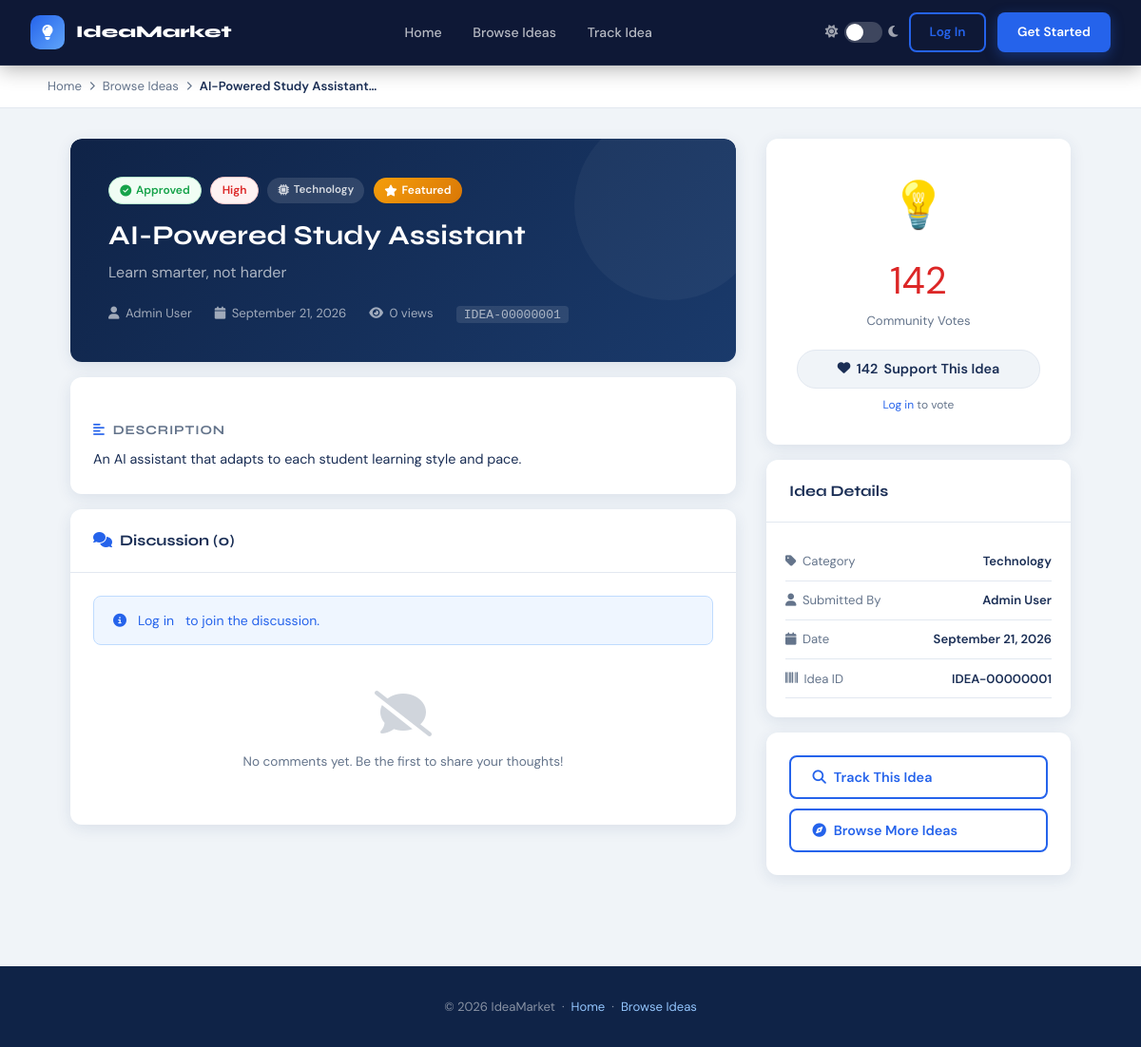
Screenshot of /idea.php?id=1 with the database file from the repository.
### tables this page shows
CREATE TABLE IF NOT EXISTS ideas (
    id             INT UNSIGNED AUTO_INCREMENT PRIMARY KEY,
    idea_id        VARCHAR(20) NOT NULL UNIQUE,
    user_id        INT UNSIGNED NOT NULL,
    category_id    SMALLINT UNSIGNED NOT NULL DEFAULT 8,
    title          VARCHAR(255) NOT NULL,
    tagline        VARCHAR(255) NULL,
    description    TEXT NOT NULL,
    problem        TEXT NULL,
    solution       TEXT NULL,
    target_market  TEXT NULL,
    funding_goal   DECIMAL(12,2) NULL,
    funding_raised DECIMAL(12,2) NOT NULL DEFAULT 0.00,
    status         ENUM('pending','review','approved','funded','closed') NOT NULL DEFAULT 'pending',
    priority       ENUM('high','medium','low') NOT NULL DEFAULT 'medium',
    assigned_to    INT UNSIGNED NULL,
    vote_count     INT UNSIGNED NOT NULL DEFAULT 0,
    view_count     INT UNSIGNED NOT NULL DEFAULT 0,
    is_featured    TINYINT(1) NOT NULL DEFAULT 0,
    tags           VARCHAR(500) NULL,
    created_at     DATETIME NOT NULL DEFAULT CURRENT_TIMESTAMP,
    updated_at     DATETIME NOT NULL DEFAULT CURRENT_TIMESTAMP ON UPDATE CURRENT_TIMESTAMP,
    FOREIGN KEY (user_id)     REFERENCES users(id) ON DELETE CASCADE,
    FOREIGN KEY (category_id) REFERENCES categories(id),
    FOREIGN KEY (assigned_to) REFERENCES users(id) ON DELETE SET NULL,
    INDEX idx_status   (status),
    INDEX idx_user     (user_id),
    INDEX idx_category (category_id),
    INDEX idx_created  (created_at),
    INDEX idx_featured (is_featured)
);

CREATE TABLE IF NOT EXISTS categories (
    id    SMALLINT UNSIGNED AUTO_INCREMENT PRIMARY KEY,
    name  VARCHAR(80) NOT NULL,
    slug  VARCHAR(80) NOT NULL UNIQUE,
    icon  VARCHAR(40) NOT NULL DEFAULT 'fa-lightbulb',
    color VARCHAR(20) NOT NULL DEFAULT '#2563eb'
);

CREATE TABLE IF NOT EXISTS users (
    id                INT UNSIGNED AUTO_INCREMENT PRIMARY KEY,
    full_name         VARCHAR(120) NOT NULL,
    email             VARCHAR(180) NOT NULL UNIQUE,
    password_hash     VARCHAR(255) NOT NULL,
    role              ENUM('admin','user','investor') NOT NULL DEFAULT 'user',
    avatar            VARCHAR(255) NULL,
    bio               TEXT NULL,
    reputation        INT UNSIGNED NOT NULL DEFAULT 0,
    email_notif      TINYINT(1) NOT NULL DEFAULT 1,
    is_banned         TINYINT(1) NOT NULL DEFAULT 0,
    last_login        DATETIME NULL,
    created_at        DATETIME NOT NULL DEFAULT CURRENT_TIMESTAMP,
    INDEX idx_role (role),
    INDEX idx_email (email),
    INDEX idx_reputation (reputation)
);

### includes/auth.php (called while the page is built, shortened)
<?php
function isLoggedIn(): bool {
    return isset($_SESSION['user_id']) && !empty($_SESSION['user_id']);
}

### idea.php (the view, shortened to what this page needs)
<?php
require_once 'includes/auth.php';
require_once 'includes/functions.php';
$user   = isLoggedIn() ? currentUser() : null;
$ideaId = (int)($_GET['id'] ?? 0);
$stmt = $pdo->prepare("
    SELECT i.*, c.name AS cat_name, c.icon AS cat_icon, c.color AS cat_color,
           u.full_name AS submitter, u.email AS submitter_email,
           a.full_name AS assigned_name
    FROM ideas i
    JOIN categories c ON i.category_id = c.id
    JOIN users u ON i.user_id = u.id
    LEFT JOIN users a ON i.assigned_to = a.id
    WHERE i.id = ?
");
$stmt->execute([$ideaId]);
$idea = $stmt->fetch();
$pdo->prepare("UPDATE ideas SET view_count = view_count+1 WHERE id=?")->execute([$ideaId]);
$userVoted = false;
$comments = $pdo->prepare("SELECT cm.*, u.full_name FROM comments cm JOIN users u ON cm.user_id=u.id WHERE cm.idea_id=? AND cm.parent_id IS NULL ORDER BY cm.created_at DESC");
$comments->execute([$ideaId]);
$comments = $comments->fetchAll();
?>
<!DOCTYPE html>
<html lang="en">
<head>
  <link rel="stylesheet" href="https://cdnjs.cloudflare.com/ajax/libs/font-awesome/6.5.0/css/all.min.css">
  <link rel="stylesheet" href="assets/css/main.css">
  <link rel="stylesheet" href="assets/css/landing.css">
</head>
<body>
<nav class="landing-nav scrolled" style="position:fixed;">
  <div class="nav-inner">
    <a href="index.php" class="nav-brand"><div class="logo-box"><i class="fas fa-lightbulb"></i></div>IdeaMarket</a>
    <div class="nav-links">
      <a href="index.php">Home</a><a href="browse.php">Browse Ideas</a><a href="track.php">Track Idea</a>
    </div>
    <div class="nav-right">
      <div class="dark-toggle-land"><i class="fas fa-sun"></i><div class="toggle-pill" id="darkPill"></div><i class="fas fa-moon"></i></div>
      <?php if($user): ?><a href="<?=$user['role']==='admin'?'admin.php':'dashboard.php'?>" class="btn btn-primary btn-sm"><i class="fas fa-th-large"></i> Dashboard</a>
      <?php else: ?><a href="login.php" class="btn btn-outline btn-sm">Log In</a><a href="register.php" class="btn btn-primary btn-sm">Get Started</a><?php endif; ?>
    </div>
  </div>
</nav>
<div style="background:var(--card);border-bottom:1px solid var(--border);padding:.75rem 2rem;">
  <div style="max-width:1100px;margin:0 auto;display:flex;align-items:center;gap:.5rem;font-size:.82rem;color:var(--text-muted);">
    <a href="index.php" style="color:var(--text-muted);">Home</a>
    <i class="fas fa-chevron-right" style="font-size:.6rem;"></i>
    <a href="browse.php" style="color:var(--text-muted);">Browse Ideas</a>
    <i class="fas fa-chevron-right" style="font-size:.6rem;"></i>
    <span style="color:var(--text);font-weight:600;"><?= e(substr($idea['title'],0,40)) ?>…</span>
  </div>
</div>
<div class="idea-page">
  <div>
    <div class="card mb-3 fade-up">
      <div style="background:linear-gradient(135deg,var(--navy-dark),var(--navy));padding:2.5rem;border-radius:var(--radius) var(--radius) 0 0;position:relative;overflow:hidden;">
        <div style="position:absolute;top:-30px;right:-30px;width:200px;height:200px;background:rgba(255,255,255,.04);border-radius:50%;"></div>
        <div style="display:flex;align-items:center;gap:.6rem;margin-bottom:1rem;flex-wrap:wrap;">
          <?= statusBadge($idea['status']) ?>
          <?= priorityBadge($idea['priority']) ?>
          <span class="badge" style="background:rgba(255,255,255,.12);color:rgba(255,255,255,.8);font-size:.72rem;">
            <i class="fas <?= e($idea['cat_icon']) ?>"></i> <?= e($idea['cat_name']) ?>
          </span>
          <?php if ($idea['is_featured']): ?><span class="badge badge-premium"><i class="fas fa-star"></i> Featured</span><?php endif; ?>
        </div>
        <h1 style="color:#fff;font-size:1.8rem;margin-bottom:.5rem;"><?= e($idea['title']) ?></h1>
        <?php if ($idea['tagline']): ?>
          <p style="color:rgba(255,255,255,.65);font-size:1rem;"><?= e($idea['tagline']) ?></p>
        <?php endif; ?>
        <div style="display:flex;gap:1.5rem;margin-top:1.25rem;flex-wrap:wrap;">
          <span style="color:rgba(255,255,255,.6);font-size:.82rem;"><i class="fas fa-user" style="margin-right:.4rem;"></i><?= e($idea['submitter']) ?></span>
          <span style="color:rgba(255,255,255,.6);font-size:.82rem;"><i class="fas fa-calendar" style="margin-right:.4rem;"></i><?= formatDate($idea['created_at'],'F j, Y') ?></span>
          <span style="color:rgba(255,255,255,.6);font-size:.82rem;"><i class="fas fa-eye" style="margin-right:.4rem;"></i><?= number_format($idea['view_count']) ?> views</span>
          <span style="color:rgba(255,255,255,.6);font-size:.82rem;"><code style="background:rgba(255,255,255,.1);padding:.1rem .5rem;border-radius:4px;"><?= e($idea['idea_id']) ?></code></span>
        </div>
      </div>
    </div>
    <div class="card mb-3 fade-up">
      <div class="card-body idea-body">
        <h5><i class="fas fa-align-left me-2" style="color:var(--blue);"></i>Description</h5>
        <p><?= nl2br(e($idea['description'])) ?></p>
      </div>
    </div>
    <div class="card fade-up" id="comments">
      <div class="card-header">
        <span class="card-title"><i class="fas fa-comments me-2" style="color:var(--blue);"></i>Discussion (<?= count($comments) ?>)</span>
      </div>
      <div class="card-body">
        <?php if ($user): ?>
          <form method="POST" class="mb-3">
            <div class="form-group">
              <textarea name="comment" class="form-control" rows="3" placeholder="Share your thoughts on this idea..." required></textarea>
            </div>
            <button type="submit" class="btn btn-primary btn-sm"><i class="fas fa-paper-plane"></i> Post Comment</button>
          </form>
        <?php else: ?>
          <div class="alert alert-info mb-3"><i class="fas fa-info-circle"></i> <a href="login.php" style="color:var(--blue);">Log in</a> to join the discussion.</div>
        <?php endif; ?>
        <?php if ($comments): ?>
          <?php foreach ($comments as $c): ?>
            <div class="comment-item">
              <div class="comment-avatar"><?= strtoupper(substr($c['full_name'],0,2)) ?></div>
              <div class="comment-body">
                <div class="comment-author"><?= e($c['full_name']) ?></div>
                <div class="comment-text"><?= nl2br(e($c['body'])) ?></div>
                <div class="comment-time"><i class="fas fa-clock" style="margin-right:.2rem;"></i><?= timeAgo($c['created_at']) ?></div>
              </div>
            </div>
          <?php endforeach; ?>
        <?php else: ?>
          <div class="empty-state" style="padding:2rem;"><i class="fas fa-comment-slash"></i><p>No comments yet. Be the first to share your thoughts!</p></div>
        <?php endif; ?>
      </div>
    </div>
  </div>
  <div>
    <div class="card mb-3 fade-up">
      <div class="card-body text-center" style="padding:2rem;">
        <div style="font-size:3rem;margin-bottom:.5rem;">💡</div>
        <div style="font-size:2.5rem;font-weight:400;color:var(--red);"><?= number_format($idea['vote_count']) ?></div>
        <div style="font-size:.82rem;color:var(--text-muted);margin-bottom:1.25rem;">Community Votes</div>
        <button class="idea-vote-btn w-100 <?= $userVoted?'voted':'' ?>" style="justify-content:center;padding:.65rem 1rem;font-size:.9rem;"
                onclick="voteIdea(<?= $ideaId ?>, this)">
          <i class="fas fa-heart"></i>
          <span class="vote-count"><?= $idea['vote_count'] ?></span>
          <?= $userVoted ? 'Voted ✓' : 'Support This Idea' ?>
        </button>
        <?php if (!$user): ?>
          <p style="font-size:.75rem;color:var(--text-muted);margin-top:.5rem;"><a href="login.php" style="color:var(--blue);">Log in</a> to vote</p>
        <?php endif; ?>
      </div>
    </div>
    <div class="card mb-3 fade-up">
      <div class="card-header"><span class="card-title">Idea Details</span></div>
      <div class="card-body" style="padding:1.25rem;">
        <?php
          $metas = [
            ['fa-tag','Category', $idea['cat_name']],
            ['fa-user','Submitted By', $idea['submitter']],
            ['fa-calendar','Date', formatDate($idea['created_at'],'F j, Y')],
            ['fa-barcode','Idea ID', $idea['idea_id']],
          ];
          foreach ($metas as [$icon,$label,$val]):
        ?>
          <div style="display:flex;justify-content:space-between;align-items:center;padding:.6rem 0;border-bottom:1px solid var(--border);font-size:.82rem;">
            <span style="color:var(--text-muted);display:flex;align-items:center;gap:.4rem;"><i class="fas <?=$icon?>"></i><?=$label?></span>
            <span style="font-weight:600;text-align:right;"><?=e($val)?></span>
          </div>
        <?php endforeach; ?>
      </div>
    </div>
    <div class="card fade-up">
      <div class="card-body" style="display:flex;flex-direction:column;gap:.6rem;">
        <a href="track.php?id=<?= e($idea['idea_id']) ?>" class="btn btn-outline w-100"><i class="fas fa-search"></i> Track This Idea</a>
        <a href="browse.php" class="btn btn-outline w-100"><i class="fas fa-compass"></i> Browse More Ideas</a>
      </div>
    </div>
  </div>
</div>
<footer style="background:var(--navy-dark);color:rgba(255,255,255,.5);text-align:center;padding:2rem;font-size:.82rem;">
  &copy; <?= date('Y') ?> IdeaMarket &nbsp;·&nbsp; <a href="index.php" style="color:#93c5fd;">Home</a> &nbsp;·&nbsp; <a href="browse.php" style="color:#93c5fd;">Browse Ideas</a>
</footer>
</body>
</html>

### includes/functions.php (shortened to what this page needs)
<?php
function e(string $str): string {
    return htmlspecialchars($str, ENT_QUOTES, 'UTF-8');
}
function statusBadge(string $status): string {
    $map = [
        'pending'    => ['badge-pending',  'fa-clock',        'Pending'],
        'review'     => ['badge-review',   'fa-search',       'Under Review'],
        'approved'   => ['badge-approved', 'fa-check-circle', 'Approved'],
        'funded'     => ['badge-funded',   'fa-rocket',       'Funded'],
        'closed'     => ['badge-closed',   'fa-times-circle', 'Closed'],
    ];
    [$cls, $icon, $label] = $map[$status] ?? ['badge-review', 'fa-question', ucfirst($status)];
    return "<span class=\"badge $cls\"><i class=\"fas $icon\"></i> $label</span>";
}
function priorityBadge(string $priority): string {
    $map = [
        'high'   => 'badge-high',
        'medium' => 'badge-medium',
        'low'    => 'badge-low',
    ];
    $cls = $map[$priority] ?? 'badge-low';
    return "<span class=\"badge $cls\">" . ucfirst($priority) . "</span>";
}
function formatDate(string $date, string $fmt = 'M j, Y'): string {
    $dt = new DateTime($date, new DateTimeZone('Africa/Douala'));
    return $dt->format($fmt);
}

### rows the page displays
ideas: title "AI-Powered Study Assistant", priority "High", category.name "Technology", tagline "Learn smarter, not harder", user.full_name "Admin User", created_at "September 21, 2026", view_count "0", idea "IDEA-00000001", description "An AI assistant that adapts to each student learning style and pace.", vote_count "142"

### other values shown
$label "Approved"
count($comments) "0"
$label "Category"
$val "Technology"
$label "Submitted By"
$val "Admin User"
$label "Date"
$val "September 21, 2026"
$label "Idea ID"
$val "IDEA-00000001"
